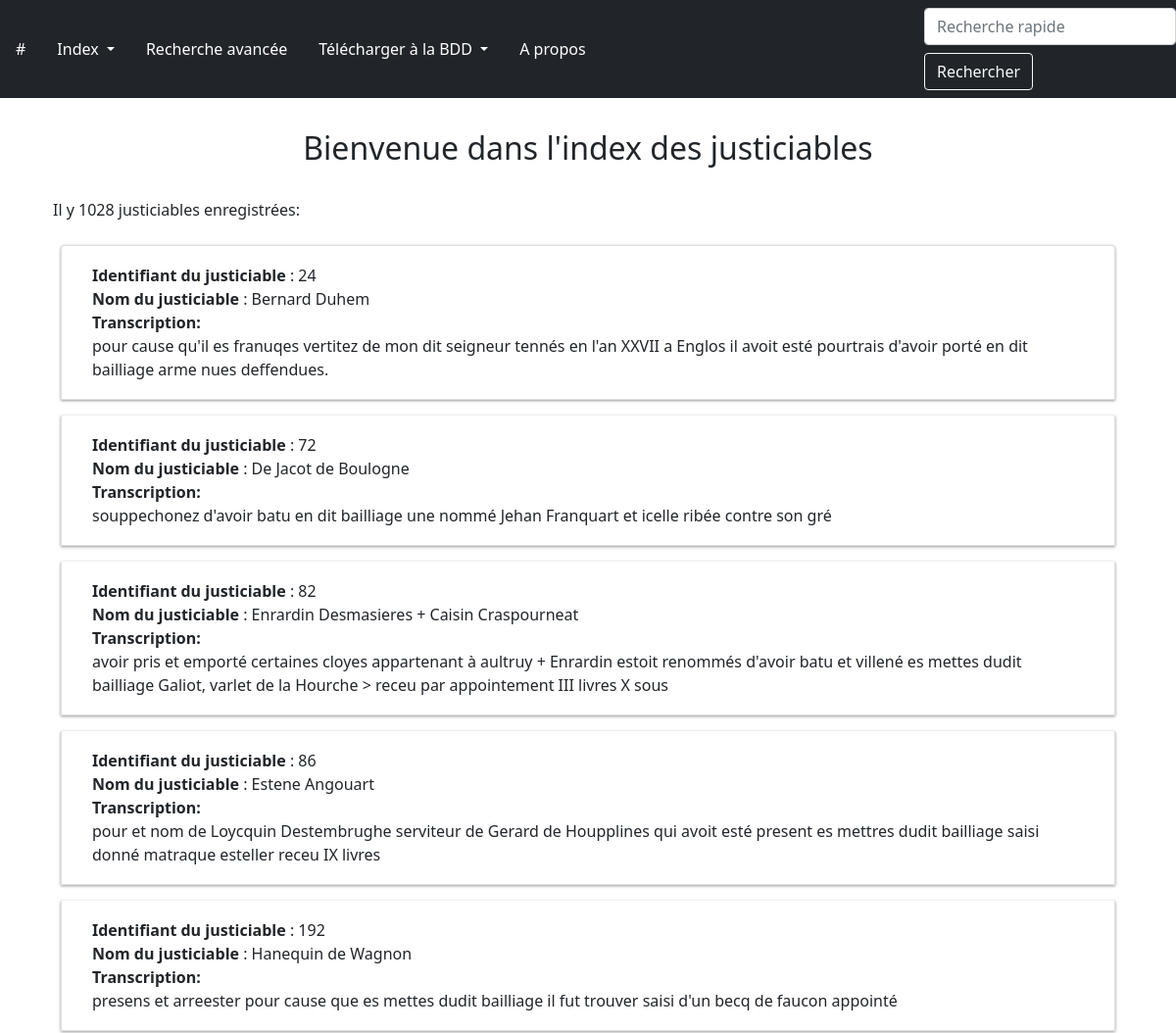
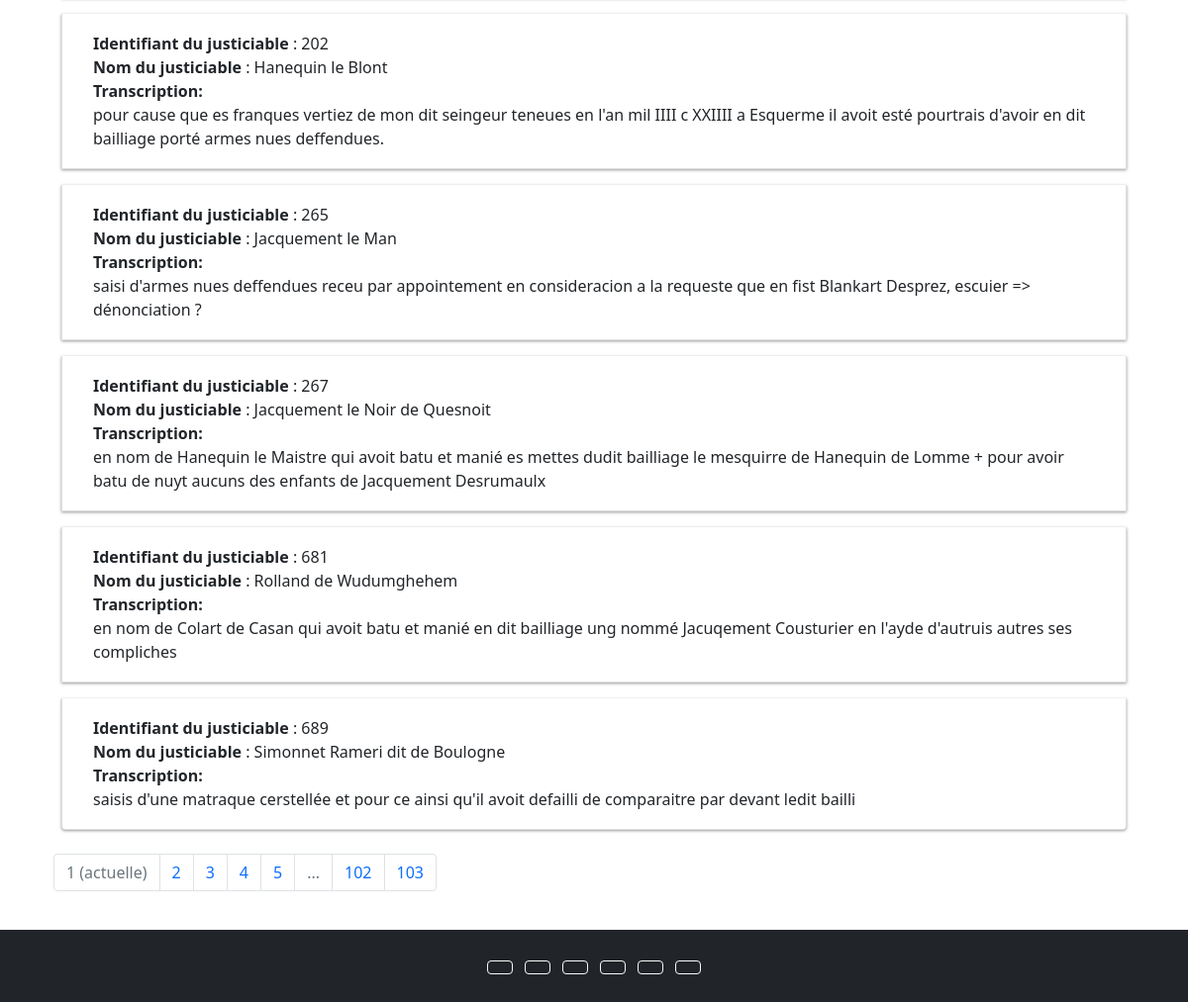
/index/justiciables/, run on an earlier commit of the app's database (2 pictures, top to bottom).
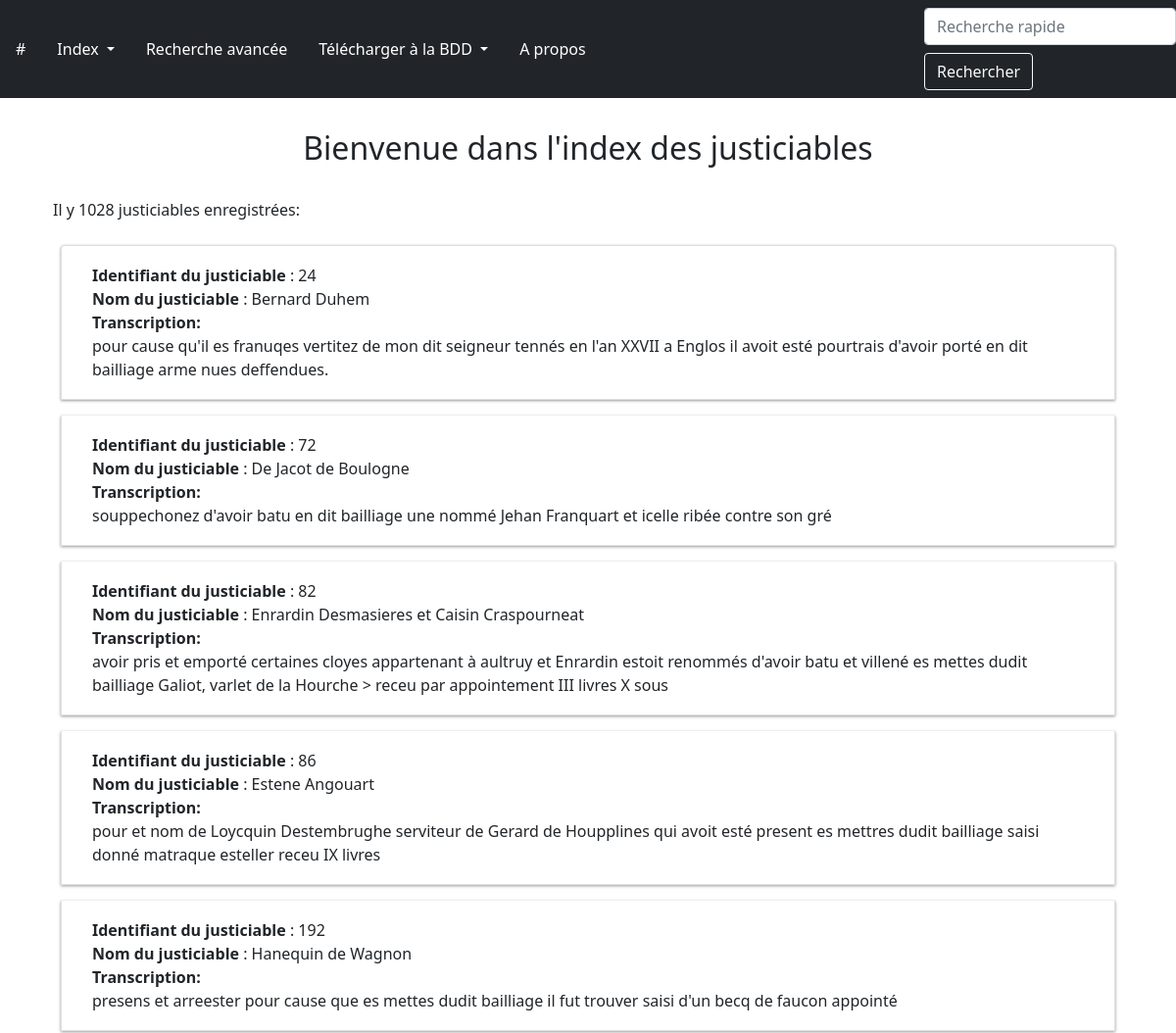
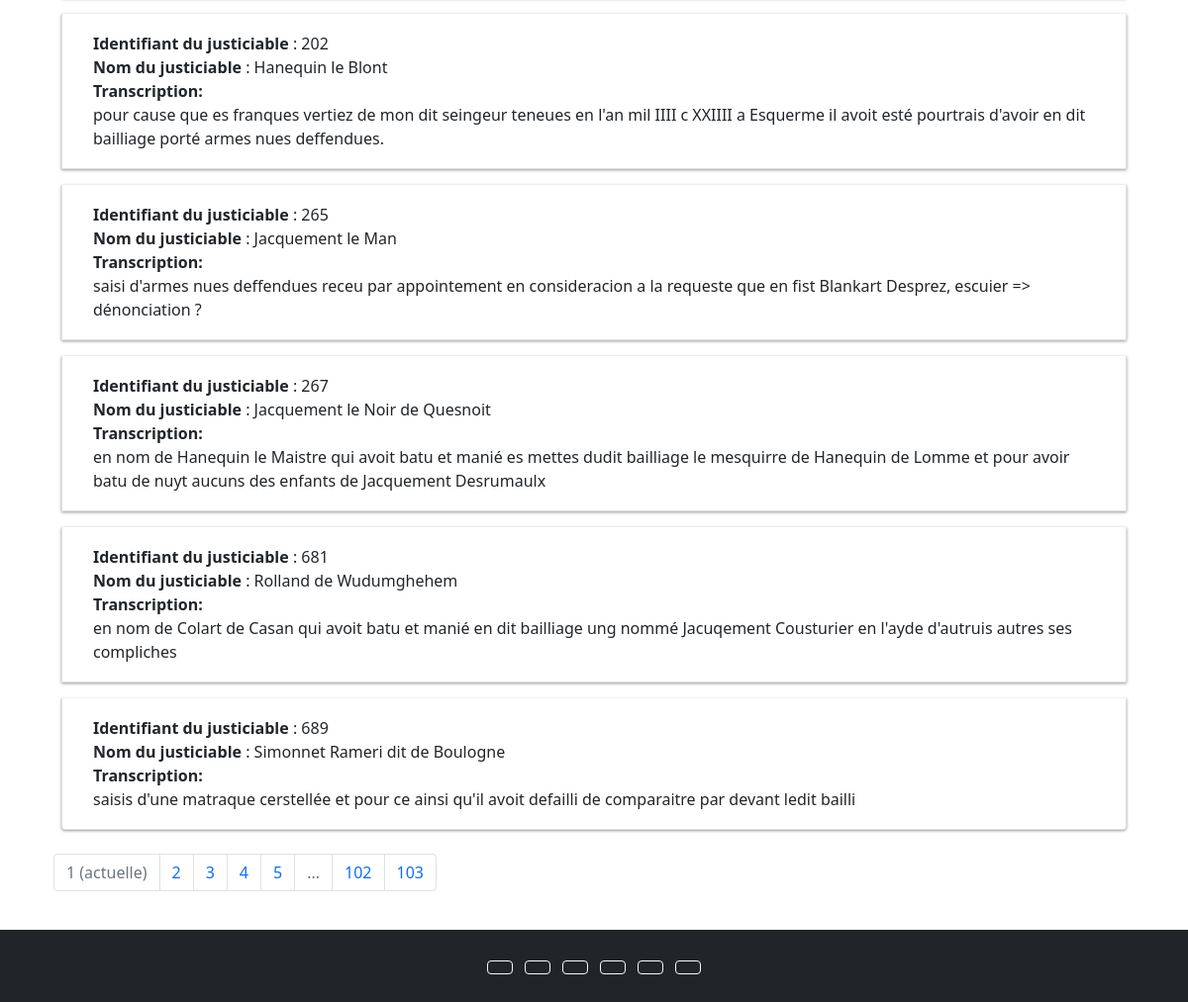
And on a later commit of the database (2 pictures, top to bottom).
### app/modeles/data.py (models this page shows, shortened)
class Justiciables(db.Model):
    id_personne = db.Column(db.Integer, primary_key=True, unique=True, nullable=False)
    nom = db.Column(db.Text)
    sexe = db.Column(db.Text)
    amendes = db.relationship("Amendes", back_populates="justiciable")

class Amendes(db.Model):
    identifiant = db.Column(db.Integer, primary_key=True, unique=True, nullable=False)
    cote = db.Column(db.Text)
    date = db.Column(db.Text)
    typeTaxe = db.Column(db.Text)
    sexe = db.Column(db.Text)
    montant = db.Column(db.Text)
    parisis = db.Column(db.Integer)
    moment = db.Column(db.Text)
    typeDelit = db.Column(db.Text)
    reunion = db.Column(db.Text)
    franchesVerites = db.Column(db.Text)
    tiers = db.Column(db.Text)
    id_personne = db.Column(db.Integer, db.ForeignKey('justiciables.id_personne'), nullable=False)
    transcription = db.Column(db.Text)
    justiciable = db.relationship("Justiciables", back_populates="amendes")

### app/routes/generic.py (the view)
@app.route("/index/justiciables/")
def index_justiciables():
    page = request.args.get("page", 1)
    if isinstance(page, str) and page.isdigit():
        page = int(page)
    else:
        page = 1
    justiciables = Justiciables.query.paginate(page=page, per_page=RESULTATS_PAR_PAGES)
    return render_template("pages/index_justiciables.html", justiciables=justiciables)

### app/templates/pages/index_justiciables.html (shortened to what this page needs)
{% extends "container.html" %}
{% block corps %}
<div class="container pt-2 pb-5 mb-5">
    <h2 class="text-center p-4"> Bienvenue dans l'index des justiciables</h2>
    <p>
        Il y {{justiciables.total}} justiciables enregistrées:
    </p>
    <ul class="list-group pb-3">
        {% for justiciable in justiciables.items|sort(attribute='id_personne') %}
            <li class="list-group-item m-2">
                <a href="{{url_for('justiciable', id_personne=justiciable.id_personne)}}">
                    <b>Identifiant du justiciable</b> : {{justiciable.id_personne}} <br/>
                    <b>Nom du justiciable</b> : {{justiciable.nom}} <br/>
                    {% for i in justiciable.amendes %}
                        <b>Transcription:</b><br/> {{i.transcription}}
                    {% endfor %}
                </a>
            </li>
        {% endfor %}
    </ul>
    <nav aria-label="research-pagination">
        <ul class="pagination">
            {%- for page in justiciables.iter_pages() %}
                {% if page %}
                    {% if page != justiciables.page %}
                        <li class="page-item">
                            <a class="page-link" href="{{ url_for('index_justiciables', page=page) }}">{{page}}</a>
                        </li>
                    {% else %}
                        <li class="page-item active disabled">
                            <a class="page-link">{{page}} <span class="sr-only">(actuelle)</span></a>
                        </li>
                    {% endif %}
                {% else %}
                    <li class="page-item disabled">
                        <a class="page-link">...</a>
                    </li>
                {% endif %}
            {%- endfor %}
        </ul>
    </nav>
</div>
{% endblock %}

What changed in the data, as far as the page shows it:
changed Justiciables: nom "Enrardin Desmasieres + Caisin Craspourneat" → "Enrardin Desmasieres et Caisin Craspourneat"
changed Amendes: transcription "…cloyes appartenant à aultruy + Enrardin estoit renommés d'avoir…" → "…cloyes appartenant à aultruy et Enrardin estoit renommés d'avoir…"
changed Amendes: transcription "…de Hanequin de Lomme + pour avoir batu de…" → "…de Hanequin de Lomme et pour avoir batu de…"
